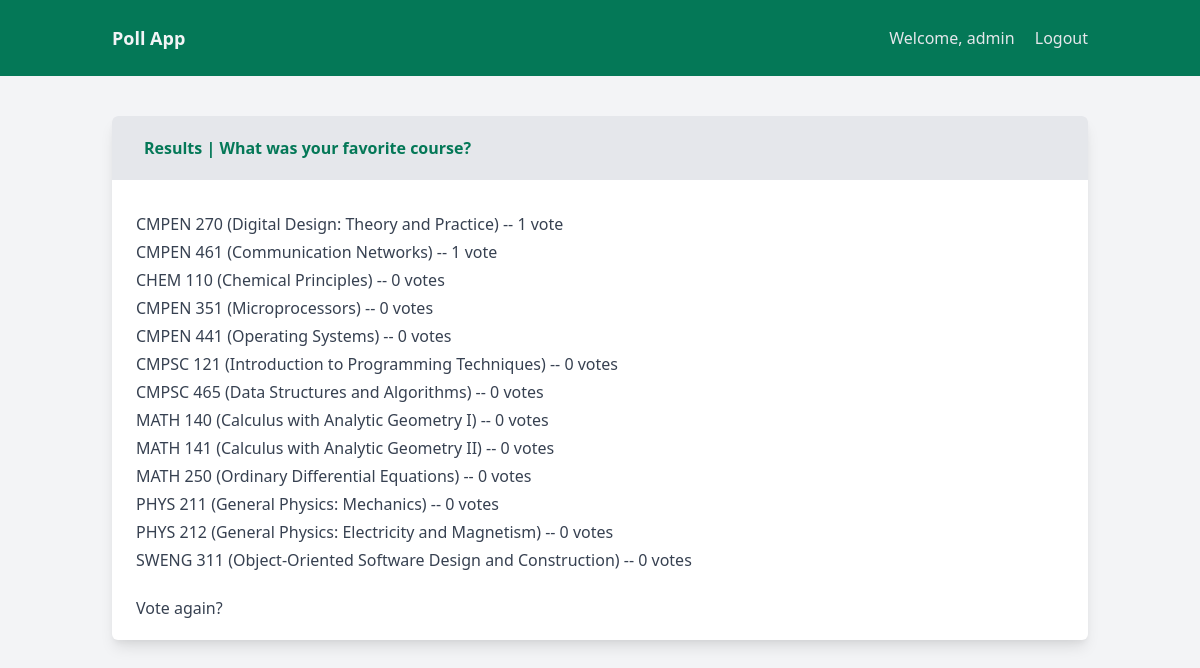
The page /polls/3/results/ (signed in) on the database as committed earlier.
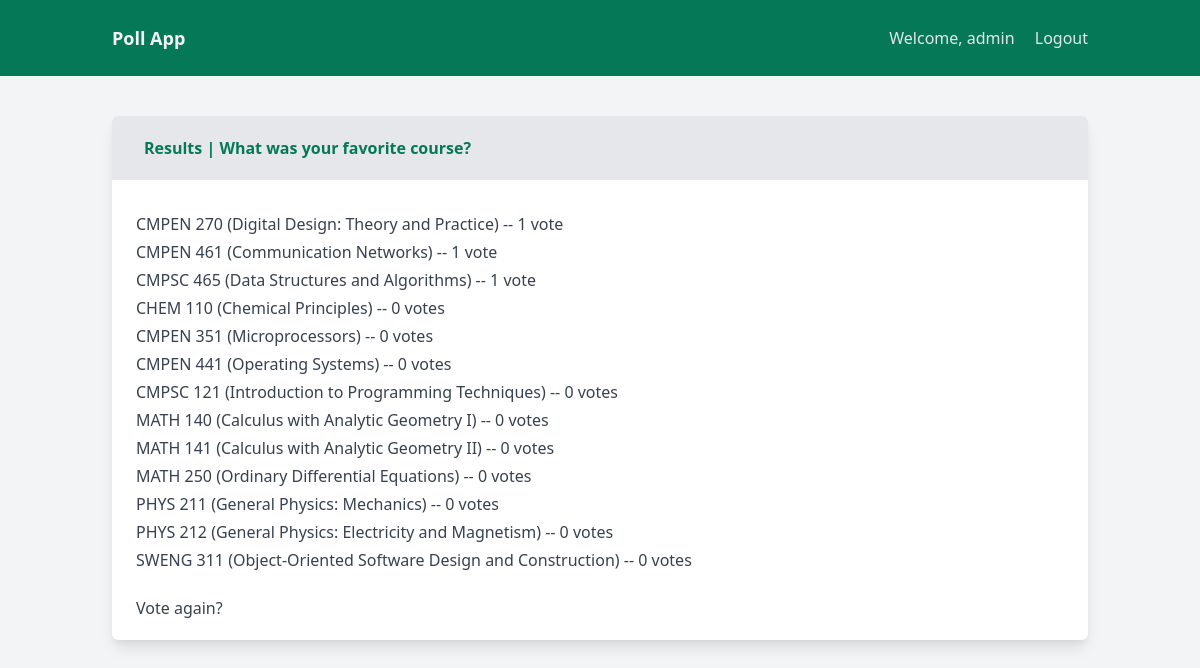
The same page on the database as committed later.
### polls/models.py (models this page shows, shortened)
class Choice(models.Model):
    question = models.ForeignKey(Question, on_delete=models.CASCADE)
    choice_text = models.CharField(max_length=200)
    votes = models.IntegerField(default=0)
    class Meta:
        ordering = ['choice_text']

### polls/views.py (the view)
# urls.py: path('<int:pk>/results/', views.ResultsView.as_view(), name='results'),
@method_decorator(login_required, name='dispatch')
class ResultsView(generic.DetailView):
    model = Question
    template_name = 'polls/results.html'

### polls/templates/polls/results.html (shortened to what this page needs)
{% extends "base.html" %}
{% block pagetitle %} Results | {{ question.question_text }} {% endblock pagetitle %}
{% block content %}
    <ul>
        {% for choice in question.choice_set.all|dictsortreversed:"votes" %}
            <li class="my-3">{{ choice.choice_text }} -- {{ choice.votes }} vote{{ choice.votes|pluralize }}</li>
        {% endfor %}
    </ul>
    <div class="mt-8">
        <a class="semibold hover:underline hover:text-green-700" href="{% url 'polls:detail' question.id %}">Vote again?</a>
    </div>
{% endblock content %}

Rows that differ between the two databases and show on the page:
changed Choice "CMPSC 465 (Data Structures and Algorithms)": votes "0" → "1"; moves up the list
